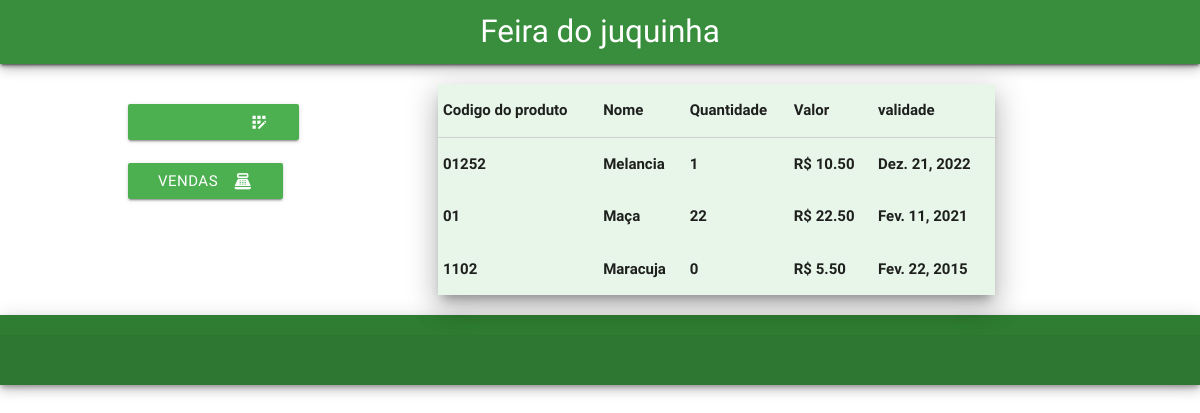
The page / on the database its author committed.
### produtos/models.py (models this page shows, shortened)
class Produtos(models.Model):
    nome_produto = models.CharField(
        verbose_name = "Produto",
        max_length = 194,
    )
    codigo_produto = models.CharField(
        verbose_name = "Codigo do produto",
        max_length = 194,
        null = True,
        blank = True,
    )
    quantidade_produto =  models.IntegerField(
        verbose_name = "Quantidade do produto",
    )
    valor_por_kilo = models.DecimalField(
        verbose_name = "Valor do produto",
        max_digits=7,
        decimal_places=2,
    )
    validade_produto = models.DateField(
        verbose_name = "Data de validade",
        auto_now = False,
        auto_now_add = False,
    )
    data_entrega = models.DateField(
        verbose_name = "Data da entrega",
        auto_now_add = True,
    )
    class meta:
        verbose_name = "Produto"
        db_table = "Produto"

### dashboard/views.py (the view)
# urls.py: path('', index, name="index"),
def index(request):
    todos_produtos = Produtos.objects.all()
    context = {
        "todos_produtos" : todos_produtos,
    }
    return render(request,"index.html",context )

### templates/index.html
{% extends "base.html"%}
{% block conteudo %}
<main>
    <div class="row margin20">
        <div class="col s2 offset-s1 margin20">
            <a class=" btn waves-effect green darken-5 z-depth-1  " href="{% url 'registrar_produto'%}">
                <i class="material-icons right">app_registration</i>Cadastrar
            </a>
            <br>
            <br>
            <a class=" btn waves-effect green darken-5 z-depth-1 " href="{% url 'venda_produto'%}">
                <i class="material-icons right">point_of_sale</i>Vendas
            </a>
        </div>
        <div class="col s6 offset-s1">
            <table class="responsive-table green lighten-5  z-depth-5 highlight" >
                <thead>
                    <tr>
                        <th>
                            Codigo do produto
                        </th>
                        <th>
                            Nome
                        </th>
                        <th>
                            Quantidade
                        </th>
                        <th>
                            Valor
                        </th>
                        <th>
                            validade
                        </th>
                    </tr>
                </thead>
                <tbody >
                    {%for p in todos_produtos%}
                        <tr>
                            <th>
                                {{p.codigo_produto}}
                            </th>
                            <th>
                                {{p.nome_produto}}
                            </th>
                            <th>
                                {{p.quantidade_produto}}
                            </th>
                            <th>
                                R$ {{p.valor_por_kilo}}
                            </th>
                            <th>
                               {{p.validade_produto}}
                            </th>
                        </tr>
                    {%endfor%}
                </tbody>
            </table>
        </div>
    </div>
</main>
{%endblock conteudo%}

### templates/base.html (shortened to what this page needs)
<!DOCTYPE html>
{% load static %}
{% load widget_tweaks %}
<html lang="en">
<head>
    <link type="text/css" rel="stylesheet" href="{% static 'css/materialize.min.css' %}"  media="screen,projection"/>
    <link rel="stylesheet" href="{% static 'css/custom.css' %}">
</head>
<body>
    <header>
        <nav >
            <div class="nav-wrapper green darken-2 z-depth-3">
              <a href="#" class="brand-logo center">Feira do juquinha</a>
            </div>
        </nav>
    </header>
        {% block conteudo %}{% endblock conteudo %}
    <footer class="page-footer green darken-3 z-depth-3">
        <div class="footer-copyright">
        </div>
    </footer>
</body>
</html>

### static/css/custom.css (style rules this page uses)
.margin20 { margin: 20px; }

### rows shown on the page
Produtos: codigo_produto "01252", nome_produto "Melancia", quantidade_produto "1", valor_por_kilo "10.50", validade_produto "Dez. 21, 2022"
Produtos: codigo_produto "01", nome_produto "Maça", quantidade_produto "22", valor_por_kilo "22.50", validade_produto "Fev. 11, 2021"
Produtos: codigo_produto "1102", nome_produto "Maracuja", quantidade_produto "0", valor_por_kilo "5.50", validade_produto "Fev. 22, 2015"
